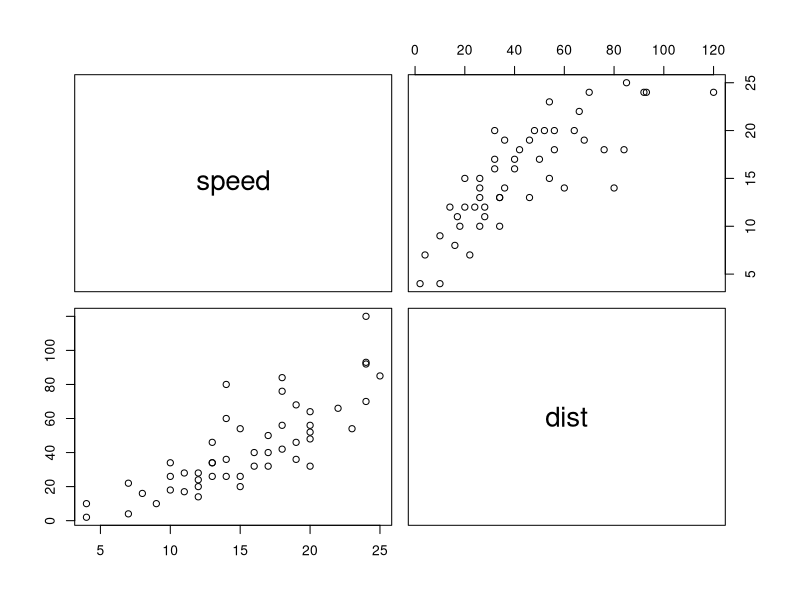

The R script that drew this image:
## ---- chunk 1
knitr::opts_chunk$set(echo = TRUE)
## ---- chunk 2
pairs(cars)
## ---- chunk 3
df <- data.frame(x = sample(1:5, 30, replace = T), y = sample(letters[1:5], 30, replace = TRUE))
df
nrow(df)
